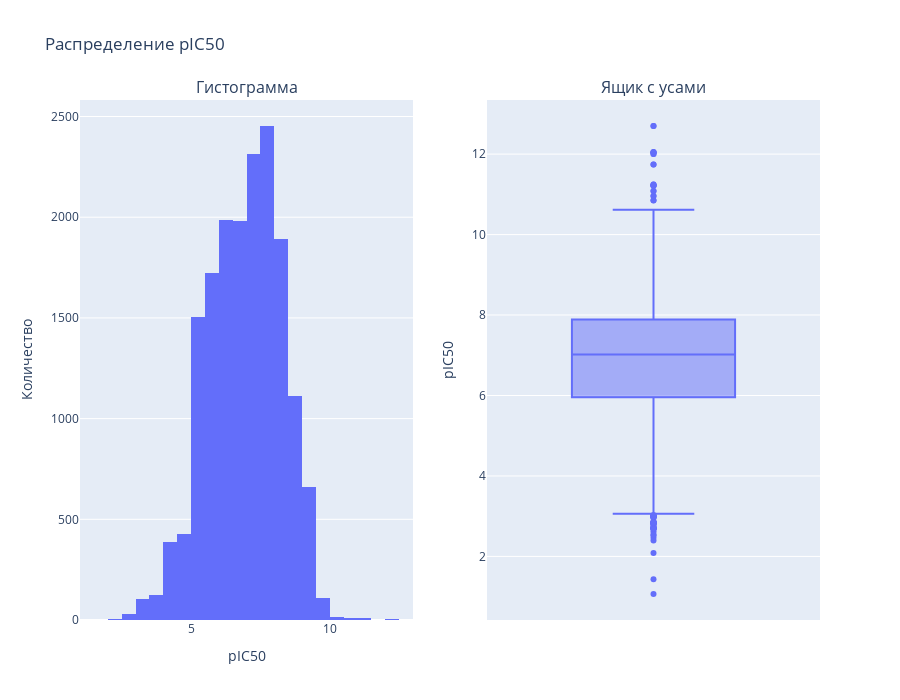

Write notebook code for a chart like this one.
### Markdown cell above
Теоретически $\text{pIC}_{50}$ может быть от 0 до ~12–13 (иногда больше при экстремальных значениях). Практически большинство биологически значимых соединений имеет $\text{pIC}_{50}$ в диапазоне 4 – 10.

### Code cell
plot_distribution(df, 'pIC50', 24)

### Figure 1 — Plotly figure (JSON) as saved in the notebook; plotly's stock layout.template omitted (floating-point values rounded to 4 significant figures; data arrays with more than 128 entries replaced by an {"elided": "..."} marker saying what was removed)
{"data": [{"bingroup": "x", "hovertemplate": "pIC50=%{x}<br>count=%{y}<extra></extra>", "legendgroup": "", "marker": {"color": "#636efa", "pattern": {"shape": ""}}, "name": "", "nbinsx": 24, "orientation": "v", "showlegend": false, "type": "histogram", "x": {"elided": "16853 float values"}, "xaxis": "x", "yaxis": "y"}, {"alignmentgroup": "True", "hovertemplate": "pIC50=%{y}<extra></extra>", "legendgroup": "", "marker": {"color": "#636efa"}, "name": "", "notched": false, "offsetgroup": "", "orientation": "v", "showlegend": false, "type": "box", "x0": " ", "xaxis": "x2", "y": {"elided": "16853 float values"}, "y0": " ", "yaxis": "y2"}], "layout": {"annotations": [{"font": {"size": 16}, "showarrow": false, "text": "Гистограмма", "x": 0.225, "xanchor": "center", "xref": "paper", "y": 1, "yanchor": "bottom", "yref": "paper"}, {"font": {"size": 16}, "showarrow": false, "text": "Ящик с усами", "x": 0.775, "xanchor": "center", "xref": "paper", "y": 1, "yanchor": "bottom", "yref": "paper"}], "height": 700, "showlegend": false, "title": {"text": "Распределение pIC50"}, "xaxis": {"anchor": "y", "domain": [0, 0.45], "title": {"text": "pIC50"}}, "xaxis2": {"anchor": "y2", "domain": [0.55, 1]}, "yaxis": {"anchor": "x", "domain": [0, 1], "title": {"text": "Количество"}}, "yaxis2": {"anchor": "x2", "domain": [0, 1], "title": {"text": "pIC50"}}}}
